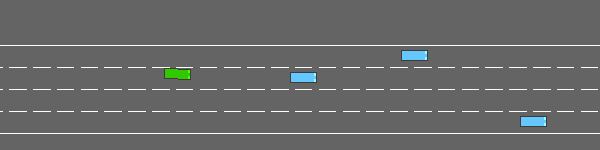
#> input picture src/assets/stage1_untrained.gif, 600 x 150 px; the run also reads 1 picture not shown here
$ python combine.py
#> lines starting #> are read from the running program, lines starting #| are printed output that depends on the picture
### src/utils.py
import imageio
import numpy as np


def combine_gifs(gif_paths: list[str], output_path: str) -> None:
#> called with output_path = 'assets/evolution.gif'
    all_frames: list[np.ndarray] = []
    for path in gif_paths:
        frames = imageio.mimread(path)
        all_frames.extend(frames)
#> this loop made 3 passes
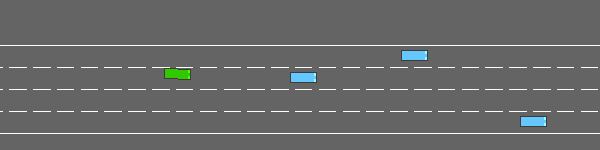
#> input picture src/assets/stage1_untrained.gif, 600 x 150 px
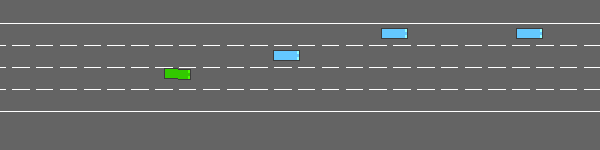
#> input picture src/assets/stage2_half.gif, 600 x 150 px
#> after the loop, all_frames = 450 items
    imageio.mimsave(output_path, all_frames, fps=15)
    print(f"Combined GIF saved to {output_path}")

### src/combine.py
from utils import combine_gifs

combine_gifs(
    [
        "assets/stage1_untrained.gif",
        "assets/stage2_half.gif",
        "assets/stage3_trained.gif",
    ],
    "assets/evolution.gif",
)
print("Done!")
